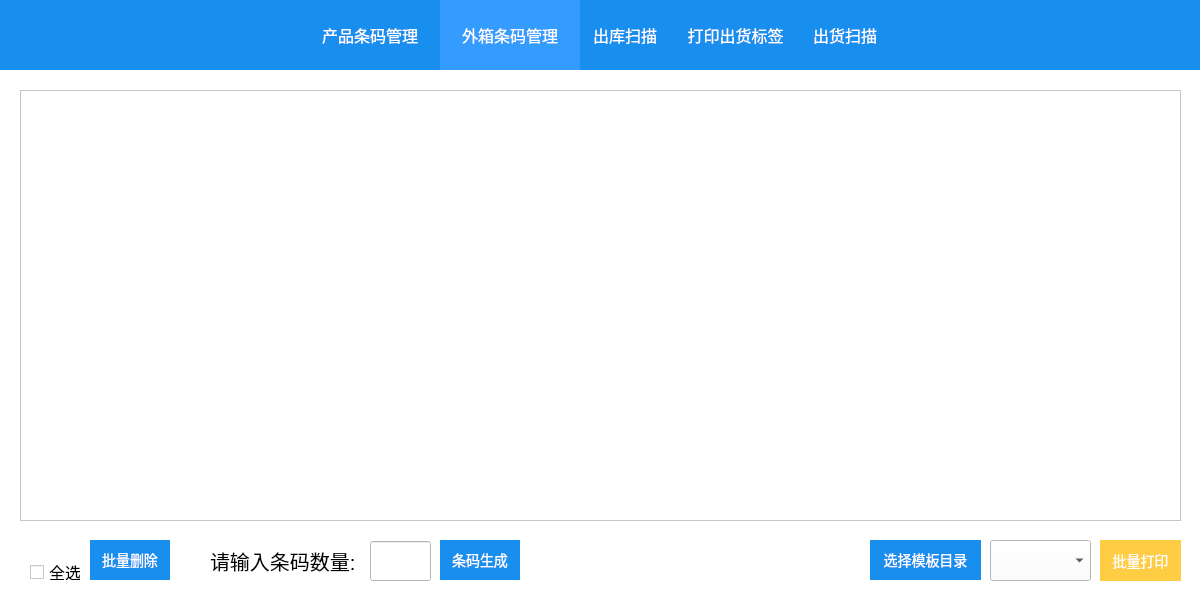
<?xml version="1.0" encoding="UTF-8"?>
<ui version="4.0">
 <class>OutSideCode</class>
 <widget class="QWidget" name="OutSideCode">
  <property name="windowModality">
   <enum>Qt::ApplicationModal</enum>
  </property>
  <property name="enabled">
   <bool>true</bool>
  </property>
  <property name="geometry">
   <rect>
    <x>0</x>
    <y>0</y>
    <width>1200</width>
    <height>600</height>
   </rect>
  </property>
  <property name="minimumSize">
   <size>
    <width>1200</width>
    <height>600</height>
   </size>
  </property>
  <property name="maximumSize">
   <size>
    <width>1200</width>
    <height>600</height>
   </size>
  </property>
  <property name="windowTitle">
   <string>扫描工具v2</string>
  </property>
  <property name="windowIcon">
   <iconset>
    <normalon>:/icon.ico</normalon>
   </iconset>
  </property>
  <property name="styleSheet">
   <string notr="true">background-color: rgb(255, 255, 255);</string>
  </property>
  <widget class="QLabel" name="label">
   <property name="geometry">
    <rect>
     <x>0</x>
     <y>0</y>
     <width>1201</width>
     <height>70</height>
    </rect>
   </property>
   <property name="acceptDrops">
    <bool>false</bool>
   </property>
   <property name="styleSheet">
    <string notr="true">background:#188eee;</string>
   </property>
   <property name="text">
    <string/>
   </property>
  </widget>
  <widget class="QPushButton" name="bulkprint">
   <property name="geometry">
    <rect>
     <x>1100</x>
     <y>540</y>
     <width>81</width>
     <height>41</height>
    </rect>
   </property>
   <property name="cursor">
    <cursorShape>PointingHandCursor</cursorShape>
   </property>
   <property name="styleSheet">
    <string notr="true">border:none;
background:#FFCD43;
color:#FFF;
font-size:14px;</string>
   </property>
   <property name="text">
    <string>批量打印</string>
   </property>
  </widget>
  <widget class="QPushButton" name="codeset">
   <property name="geometry">
    <rect>
     <x>1140</x>
     <y>15</y>
     <width>40</width>
     <height>40</height>
    </rect>
   </property>
   <property name="cursor">
    <cursorShape>PointingHandCursor</cursorShape>
   </property>
   <property name="styleSheet">
    <string notr="true">border:none;
background:#188eee;
color:#FFFFFF;</string>
   </property>
   <property name="text">
    <string/>
   </property>
   <property name="icon">
    <iconset resource="style.qrc">
     <normaloff>:/image/set.png</normaloff>:/image/set.png</iconset>
   </property>
   <property name="iconSize">
    <size>
     <width>30</width>
     <height>30</height>
    </size>
   </property>
  </widget>
  <widget class="QPushButton" name="bulkdel">
   <property name="geometry">
    <rect>
     <x>90</x>
     <y>540</y>
     <width>80</width>
     <height>40</height>
    </rect>
   </property>
   <property name="cursor">
    <cursorShape>PointingHandCursor</cursorShape>
   </property>
   <property name="styleSheet">
    <string notr="true">border:none;
background:#188eee;
color:#FFFFFF;
font-size:14px;</string>
   </property>
   <property name="text">
    <string>批量删除</string>
   </property>
  </widget>
  <widget class="QPushButton" name="creatcode">
   <property name="geometry">
    <rect>
     <x>440</x>
     <y>540</y>
     <width>80</width>
     <height>40</height>
    </rect>
   </property>
   <property name="cursor">
    <cursorShape>PointingHandCursor</cursorShape>
   </property>
   <property name="styleSheet">
    <string notr="true">border:none;
background:#188eee;
color:#FFFFFF;
font-size:14px;</string>
   </property>
   <property name="text">
    <string>条码生成</string>
   </property>
  </widget>
  <widget class="QLineEdit" name="creatnum">
   <property name="geometry">
    <rect>
     <x>370</x>
     <y>541</y>
     <width>61</width>
     <height>40</height>
    </rect>
   </property>
   <property name="styleSheet">
    <string notr="true">padding-left:10px;
font-size:16px;</string>
   </property>
   <property name="inputMethodHints">
    <set>Qt::ImhPreferNumbers</set>
   </property>
  </widget>
  <widget class="QCheckBox" name="selectAll">
   <property name="geometry">
    <rect>
     <x>30</x>
     <y>564</y>
     <width>51</width>
     <height>16</height>
    </rect>
   </property>
   <property name="styleSheet">
    <string notr="true">font-size:16px;</string>
   </property>
   <property name="text">
    <string>全选</string>
   </property>
  </widget>
  <widget class="QComboBox" name="comboBox">
   <property name="geometry">
    <rect>
     <x>990</x>
     <y>540</y>
     <width>101</width>
     <height>41</height>
    </rect>
   </property>
  </widget>
  <widget class="QPushButton" name="choosurl">
   <property name="geometry">
    <rect>
     <x>870</x>
     <y>540</y>
     <width>111</width>
     <height>40</height>
    </rect>
   </property>
   <property name="cursor">
    <cursorShape>PointingHandCursor</cursorShape>
   </property>
   <property name="styleSheet">
    <string notr="true">border:none;
background:#188eee;
color:#FFFFFF;
font-size:14px;</string>
   </property>
   <property name="text">
    <string>选择模板目录</string>
   </property>
  </widget>
  <widget class="QPushButton" name="shuaxin">
   <property name="geometry">
    <rect>
     <x>1090</x>
     <y>15</y>
     <width>40</width>
     <height>40</height>
    </rect>
   </property>
   <property name="cursor">
    <cursorShape>PointingHandCursor</cursorShape>
   </property>
   <property name="styleSheet">
    <string notr="true">border:none;
background:#188eee;
color:#FFFFFF;</string>
   </property>
   <property name="text">
    <string/>
   </property>
   <property name="icon">
    <iconset resource="style.qrc">
     <normaloff>:/image/shuaxin.png</normaloff>:/image/shuaxin.png</iconset>
   </property>
   <property name="iconSize">
    <size>
     <width>30</width>
     <height>30</height>
    </size>
   </property>
  </widget>
  <widget class="QTableWidget" name="codelist">
   <property name="geometry">
    <rect>
     <x>20</x>
     <y>90</y>
     <width>1161</width>
     <height>431</height>
    </rect>
   </property>
   <property name="editTriggers">
    <set>QAbstractItemView::NoEditTriggers</set>
   </property>
  </widget>
  <widget class="QPushButton" name="tab3">
   <property name="geometry">
    <rect>
     <x>580</x>
     <y>0</y>
     <width>90</width>
     <height>70</height>
    </rect>
   </property>
   <property name="cursor">
    <cursorShape>PointingHandCursor</cursorShape>
   </property>
   <property name="styleSheet">
    <string notr="true">border:none;
background:#188EEE;
color:#FFFFFF;
font-size:16px;</string>
   </property>
   <property name="text">
    <string>出库扫描</string>
   </property>
  </widget>
  <widget class="QPushButton" name="tab2">
   <property name="geometry">
    <rect>
     <x>440</x>
     <y>0</y>
     <width>140</width>
     <height>70</height>
    </rect>
   </property>
   <property name="cursor">
    <cursorShape>PointingHandCursor</cursorShape>
   </property>
   <property name="styleSheet">
    <string notr="true">border:none;
background:#349BFF;
color:#FFFFFF;
font-size:16px;</string>
   </property>
   <property name="text">
    <string>外箱条码管理</string>
   </property>
  </widget>
  <widget class="QPushButton" name="tab1">
   <property name="geometry">
    <rect>
     <x>300</x>
     <y>0</y>
     <width>140</width>
     <height>70</height>
    </rect>
   </property>
   <property name="cursor">
    <cursorShape>PointingHandCursor</cursorShape>
   </property>
   <property name="styleSheet">
    <string notr="true">border:none;
background:#188EEE;
color:#FFFFFF;
font-size:16px;</string>
   </property>
   <property name="text">
    <string>产品条码管理</string>
   </property>
  </widget>
  <widget class="QPushButton" name="tab5">
   <property name="geometry">
    <rect>
     <x>800</x>
     <y>0</y>
     <width>90</width>
     <height>70</height>
    </rect>
   </property>
   <property name="cursor">
    <cursorShape>PointingHandCursor</cursorShape>
   </property>
   <property name="styleSheet">
    <string notr="true">border:none;
background:#188EEE;
color:#FFFFFF;
font-size:16px;</string>
   </property>
   <property name="text">
    <string>出货扫描</string>
   </property>
  </widget>
  <widget class="QPushButton" name="tab4">
   <property name="geometry">
    <rect>
     <x>670</x>
     <y>0</y>
     <width>131</width>
     <height>70</height>
    </rect>
   </property>
   <property name="cursor">
    <cursorShape>PointingHandCursor</cursorShape>
   </property>
   <property name="styleSheet">
    <string notr="true">border:none;
background:#188EEE;
color:#FFFFFF;
font-size:16px;</string>
   </property>
   <property name="text">
    <string>打印出货标签</string>
   </property>
  </widget>
  <widget class="QLabel" name="label_2">
   <property name="geometry">
    <rect>
     <x>210</x>
     <y>545</y>
     <width>151</width>
     <height>31</height>
    </rect>
   </property>
   <property name="styleSheet">
    <string notr="true">font:20px;</string>
   </property>
   <property name="text">
    <string>请输入条码数量:</string>
   </property>
  </widget>
 </widget>
 <resources>
  <include location="style.qrc"/>
 </resources>
 <connections/>
</ui>
